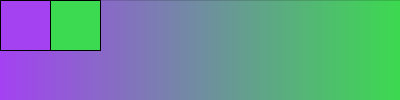
Frame 1 (no input)
Frame 60 (the mouse pressed at the canvas centre just before this capture): identical to frame 1, image omitted
Frame 120 (the mouse held since frame 60 and released just before this capture): identical to frame 1, image omitted

The Processing sketch that drew this single still picture (run headless with seeded random() and noise(); from frame 60 on, the mouse is pressed at the canvas centre):

// Processing sketch: myLerpColours
// ── myLerpColours.pde
color LC(color A, color B, float a) {
  

  float AR = red(A);
  float AG = green(A);
  float AB = blue(A);

  float BR = red(B);
  float BG = green(B);
  float BB = blue(B);
  
  float CR = AR + a * (BR - AR);
  float CG = AG + a * (BG - AG);
  float CB = AB + a * (BB - AB);
  

  return color(CR,CG,CB);
  
}

color CA = color(random(255), random(255), random(255));
color CB = color(random(255), random(255), random(255));
void setup() {
  size(400, 100);
  
}

void mouseReleased() {
   CA = color(random(255), random(255), random(255));
   CB = color(random(255), random(255), random(255));
}

void draw() {
  background(0);
  for (int x = 0; x < width; x += 1) {
    float a = (float) x / (float) width;

    stroke(LC(CA, CB, a));
    line(x, 0, x, height);
  }
  stroke(0);
  fill(CA);
  rect(0,0,50,50);
  fill(CB);
  rect(50,0,50,50);
}
